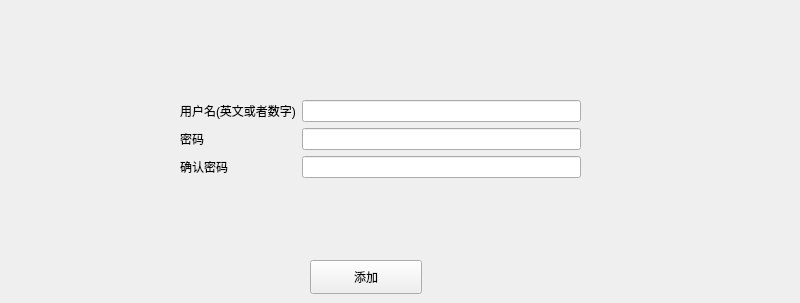
   <widget class="QWidget" name="add_user_tab">
    <attribute name="title">
     <string>注册新用户</string>
    </attribute>
    <widget class="QWidget" name="formLayoutWidget">
     <property name="geometry">
      <rect>
       <x>180</x>
       <y>100</y>
       <width>401</width>
       <height>122</height>
      </rect>
     </property>
     <layout class="QFormLayout" name="formLayout">
      <item row="0" column="0">
       <widget class="QLabel" name="label">
        <property name="text">
         <string>用户名(英文或者数字)</string>
        </property>
       </widget>
      </item>
      <item row="0" column="1">
       <widget class="QLineEdit" name="lineEditname"/>
      </item>
      <item row="1" column="0">
       <widget class="QLabel" name="label_3">
        <property name="text">
         <string>密码</string>
        </property>
       </widget>
      </item>
      <item row="1" column="1">
       <widget class="QLineEdit" name="lineEdit_2">
        <property name="echoMode">
         <enum>QLineEdit::Password</enum>
        </property>
       </widget>
      </item>
      <item row="2" column="0">
       <widget class="QLabel" name="label_4">
        <property name="text">
         <string>确认密码</string>
        </property>
       </widget>
      </item>
      <item row="2" column="1">
       <widget class="QLineEdit" name="lineEdit_3">
        <property name="echoMode">
         <enum>QLineEdit::Password</enum>
        </property>
       </widget>
      </item>
     </layout>
    </widget>
    <widget class="QPushButton" name="add_user_button">
     <property name="geometry">
      <rect>
       <x>310</x>
       <y>260</y>
       <width>112</width>
       <height>34</height>
      </rect>
     </property>
     <property name="text">
      <string>添加</string>
     </property>
    </widget>
    <widget class="QLabel" name="error_m">
     <property name="geometry">
      <rect>
       <x>600</x>
       <y>150</y>
       <width>191</width>
       <height>21</height>
      </rect>
     </property>
     <property name="text">
      <string/>
     </property>
    </widget>
   </widget>
